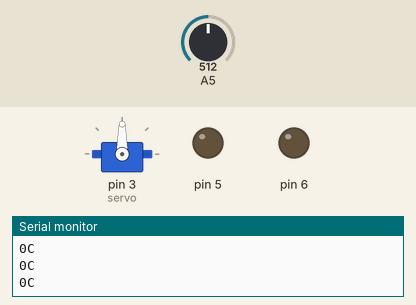
Recording of a sketch running on a simulated Arduino Uno, built with avr-gcc and run on an emulated ATmega328P. Shown: servo, output pins drawn as LEDs (lit = HIGH), the last lines printed to the serial monitor. Inputs (shaded band) come from the test bench; at power-on: A5 = 512.

Above: at 1.2 s.
1.3 s: A5 set to 716
At 2.3 s:
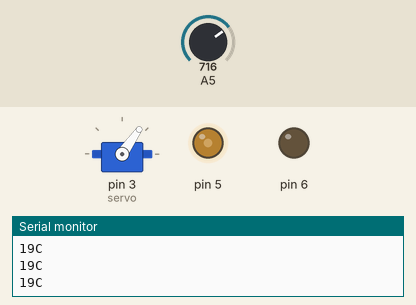
2.8 s: A5 set to 900
At 3.8 s:
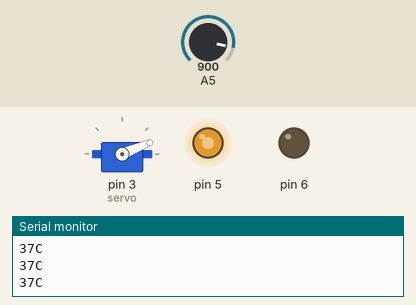
4.3 s: A5 set to 1023
At 5.3 s:
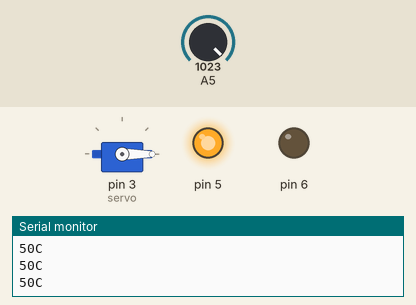
5.8 s: A5 set to 511
At 6.8 s:
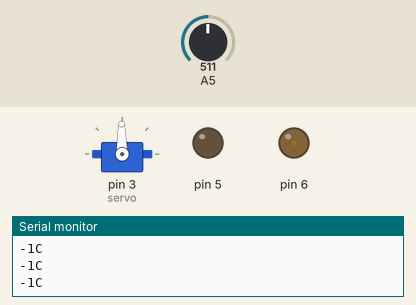
7.3 s: A5 set to 306
At 8.2 s:
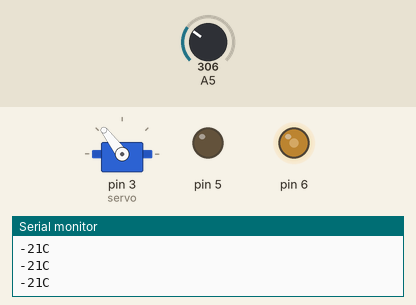
8.8 s: A5 set to 122
At 9.7 s:
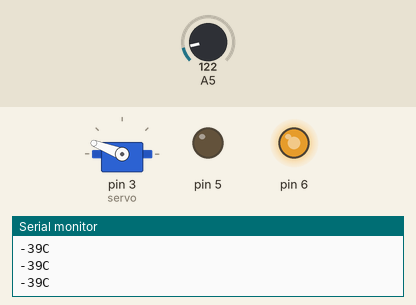
Timing chart, 0 to 11.3 s (numbered marks = the images above; inputs shaded):
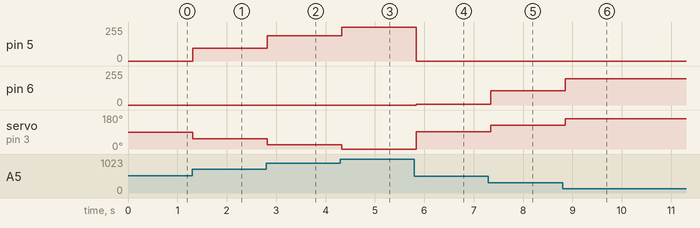

Measured:
- after the input at 1.3 s, pin 5: 0/255 → 96/255 at once; servo on pin 3 (servo): 90° → 55° at once
- after the input at 2.8 s, pin 5: 96/255 → 188/255 at once; servo on pin 3 (servo): 55° → 22° at once
- after the input at 4.3 s, pin 5: 188/255 → 255/255 at once; servo on pin 3 (servo): 22° → 0° at once
- after the input at 5.8 s, pin 5: 255/255 → 0/255 at once; pin 6: 0/255 → 5/255 at once; servo on pin 3 (servo): 0° → 91° at once
- after the input at 7.3 s, pin 6: 5/255 → 107/255 at once; servo on pin 3 (servo): 91° → 127° at once
- after the input at 8.8 s, pin 6: 107/255 → 198/255 after 0.05 s; servo on pin 3 (servo): 127° → 159° after 0.05 s

The sketch:

servo_thermometer.ino
```cpp
#include <Servo.h>

Servo servo;

void setup()
{
    pinMode(5, OUTPUT);
    pinMode(6, OUTPUT);
    pinMode(A5, INPUT);
    Serial.begin(230400);
    servo.attach(3);
}

void loop()
{
    int temp = map(analogRead(A5), 0, 1023, -50, 50),
        val = map(abs(temp), 0, 50, 0, 255),
        deg = map(analogRead(A5), 0, 1023, 180, 0);
    bool pos = temp >= 0;
    Serial.print(temp);
    Serial.println('C');
    analogWrite(5 + !pos, val);
    analogWrite(5 + pos, 0);
    servo.write(deg);
    delay(100);
}
```
